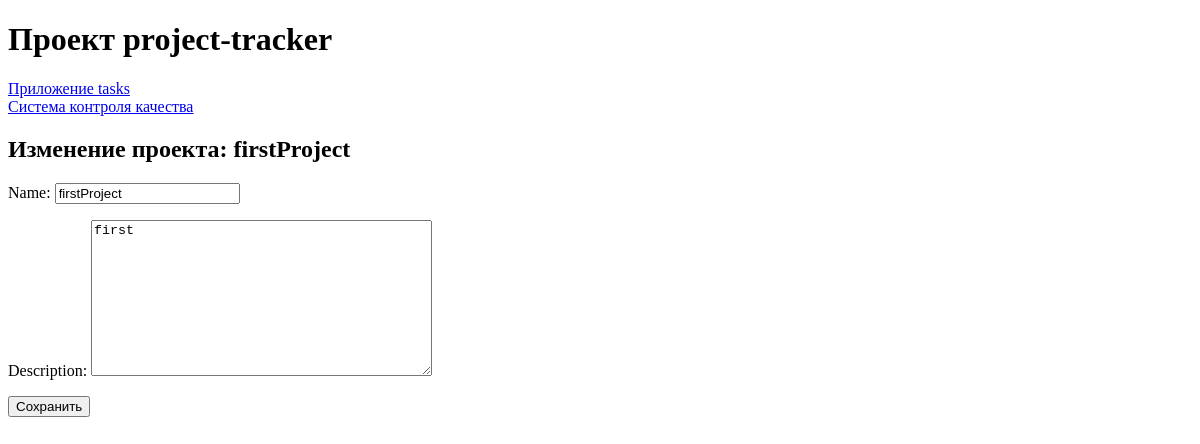
Page /tasks/project/1/update/ on the earlier database version.
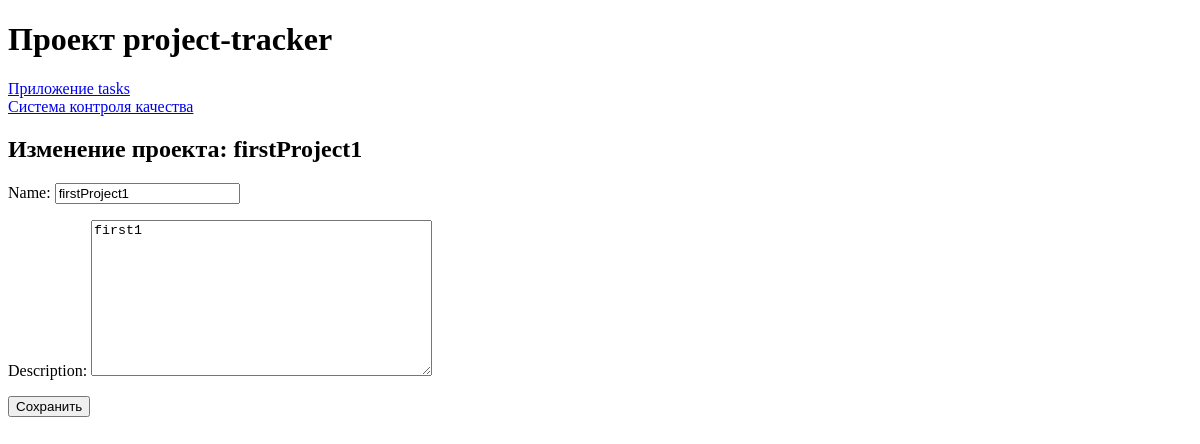
Same page on the later database version.
### tasks/models.py (models this page shows, shortened)
class Project(models.Model):
    name = models.CharField(max_length=100)
    description = models.TextField()
    created_at = models.DateTimeField(auto_now_add=True)

### tasks/views.py (the view)
# urls.py: path('project/<int:project_id>/update/', views.ProjectUpdateView.as_view(), name='update_project'),
class ProjectUpdateView(UpdateView):
    model = Project
    form_class = ProjectForm
    template_name = 'tasks/project_update.html'
    pk_url_kwarg = 'project_id'
    success_url = reverse_lazy('tasks:projects_list')

### tasks/forms.py
class ProjectForm(ModelForm):
    class Meta:
        model = Project
        fields = ['name', 'description']

### tasks/templates/tasks/project_update.html (shortened to what this page needs)
{% extends 'base/base.html' %}
{% block content %}
<h2>Изменение проекта: {{ project.name }}</h2>
    <form method="post">
        {{ form.as_p }}
        <button type="submit">Сохранить</button>
    </form>
{% endblock %}

Differences in the rows shown:
changed Project: name "firstProject" → "firstProject1"; description "first" → "first1"
